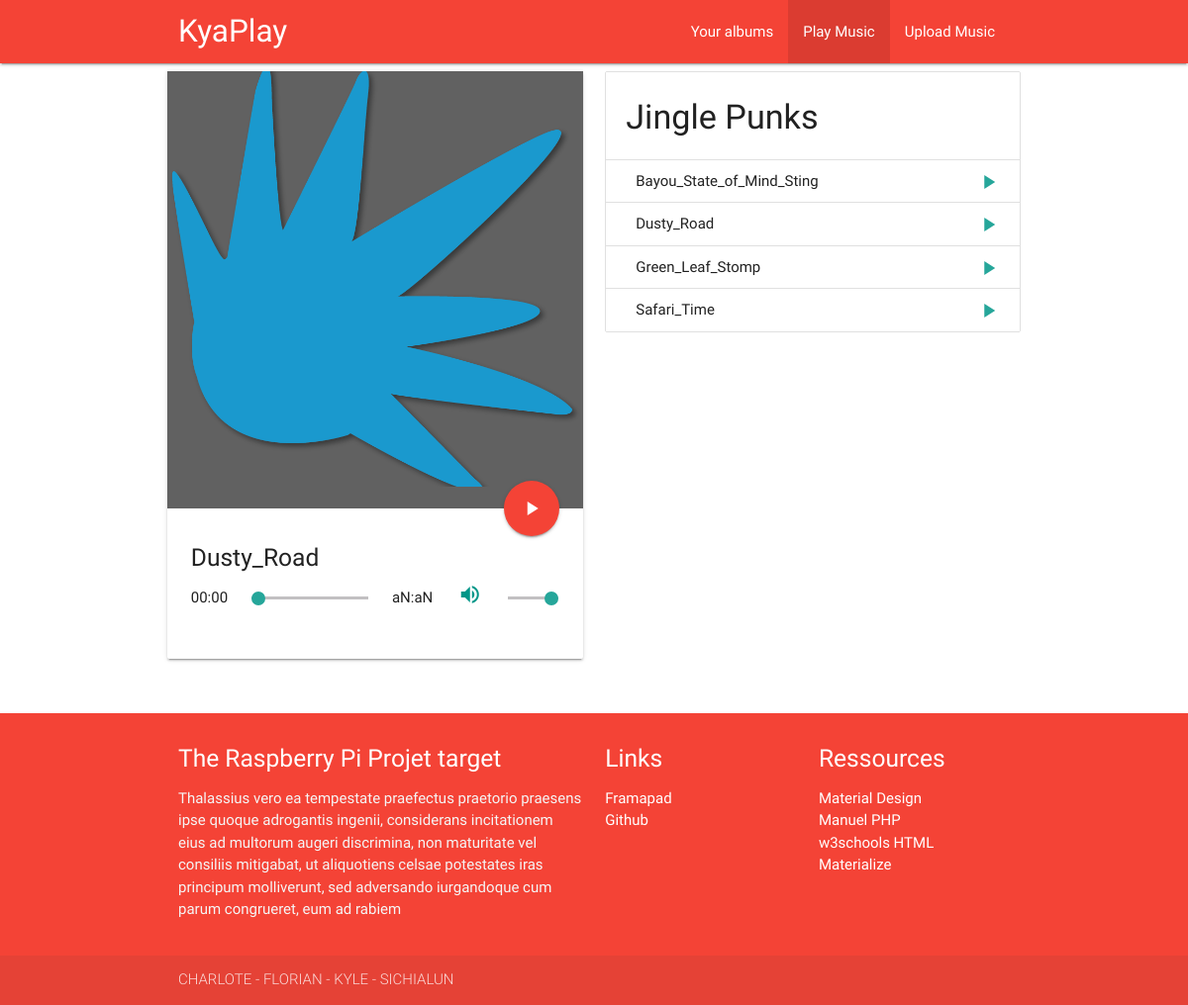
The app's page /index.php?page=play&song=2 with its own data.
### tables this page shows
CREATE TABLE `song` (
  `idSong` int(11) NOT NULL,
  `title` varchar(255) NOT NULL,
  `autor` varchar(255) NOT NULL,
  `duration` varchar(8) NOT NULL,
  `idAlbum` int(11) DEFAULT NULL,
  `idCategory` int(11) NOT NULL
);

CREATE TABLE `album` (
  `idAlbum` int(11) NOT NULL,
  `title` varchar(255) NOT NULL,
  `autor` varchar(255) NOT NULL,
  `picture` varchar(255) NOT NULL
);

### controllers/c_play.php (called while the page is built, shortened)
<?php
require_once(PATH_MODELS.'SongDAO.php');
$song = new SongDAO(true);
if(isset($_GET['song'])){
    $currentSongId = (int) htmlspecialchars($_GET['song']);
    $songsToDisplay = $song->getAlbumSongs($currentSongId);
    $songInfos = $song->getSongInfos($currentSongId);
    $albumTitle = $songInfos['albumTitle'];
}
else{
    $songsToDisplay = $song->getAllSongs();
    $currentSong = $songsToDisplay[0];
    $currentSongId = $currentSong->get_idSong();
    $songInfos = $song->getSongInfos($currentSongId);
    $albumTitle = 'Your music';
}
$extensionTitle = $songInfos['songTitle'];
$noExtensionTitle = substr($extensionTitle, 0, strripos($extensionTitle, '.'));
require_once(PATH_VIEWS.'play.php');

### index.php (called while the page is built, shortened)
<?php
if(isset($_GET['page']) && is_file(PATH_CONTROLLERS.$_GET['page'].".php"))
	$page = $_GET['page'];
elseif(!isset($_GET['page']))
	$page="welcome";
else
	$page="404";
require_once(PATH_CONTROLLERS.$page.'.php');
?>

### models/Connexion.php (called while the page is built, shortened)
<?php
class Connexion
{
  private $_bdd = null;
  private static $_instance = null;
  private function __construct ()
  {
	$this->_bdd = new PDO('mysql:host='.BD_HOST.'; dbname='.BD_DBNAME.'; charset=utf8', BD_USER, BD_PWD);
	$this->_bdd->setAttribute(PDO::ATTR_ERRMODE, PDO::ERRMODE_EXCEPTION);
  }
  public static function getInstance()
  {
    if(is_null(self::$_instance))
      self::$_instance = new Connexion();
    return self::$_instance;
  }
  public function getBdd()
  {
    return $this->_bdd;
  }
}

### models/DAO.php (called while the page is built, shortened)
<?php
require_once(PATH_MODELS.'Connexion.php');
abstract class DAO
{
  private $_debug;
  public function __construct($debug)
  {
    $this->_debug = $debug;
  }
  private function _requete($sql, $args = null)
  {
    if ($args == null)
    {
	$pdos = Connexion::getInstance()->getBdd()->query($sql);
    }
    else
    {
	$pdos = Connexion::getInstance()->getBdd()->prepare($sql);
	$pdos->execute($args);
    }
    return $pdos;
  }
  protected function queryRow($sql, $args = null)
  {
	try
	{
		$pdos = $this->_requete($sql, $args);
		$res = $pdos->fetch();
	}
	catch(PDOException $e)
	{
	  if($this->_debug)
            die($e->getMessage());
          $this->_erreur = 'query';
	  $res = false;
	}
    return $res;
  }
  protected function queryAll($sql, $args = null)
  {
 	try
	{
		$pdos = $this->_requete($sql, $args);
		$res = $pdos->fetchAll();
	}
	catch(PDOException $e)
	{
	  if($this->_debug)
            die($e->getMessage());
          $this->_erreur = 'query';
	  $res = false;
	}
    return $res;
  }
}

### models/SongDAO.php (called while the page is built, shortened)
<?php
require_once(PATH_MODELS . 'DAO.php');
require_once(PATH_ENTITY. 'Song.php');
class SongDAO extends DAO {
    public function getAlbumSongs($idSong) {
        if ($req = DAO::queryAll("SELECT * FROM song WHERE idAlbum = (SELECT idAlbum FROM song WHERE idSong=$idSong)")) {
            foreach ($req as $song) {
                $res[] = new Song($song['idSong'], $song['title'], $song['autor'], $song['duration'], $song['idAlbum'], $song['idCategory']);
            }
            return $res;
        } else {
            return DAO::getErreur();
        }
    }
    public function getSongInfos($idSong) {
        if ($req = DAO::queryRow("SELECT s.title AS songTitle, a.title AS albumTitle, a.picture AS picture FROM song s JOIN Album a ON s.idAlbum=a.idAlbum WHERE s.idSong=$idSong")) {
            return $req;
        } else {
            return DAO::getErreur();
        }
    }
}

### entity/Song.php (called while the page is built, shortened)
<?php
class Song {
    private $_idSong;
    private $_title;
    function __construct($_idSong, $_title, $_autor, $_duration, $_idAlbum, $_idCategory) {
        $this->_idSong = $_idSong;
        $this->_title = $_title;
    }
    function get_idSong() {
        return $this->_idSong;
    }
    function get_title() {
        return $this->_title;
    }
}

### views/v_play.php (the view, shortened to what this page needs)
<div class="row">
    <div class="col s12 m6">
        <div class="card">
            <div class="grey darken-2 card-image">
                <img src="<?= PATH_IMAGES . $songInfos['picture'] ?>" onClick="togglePlay()">
                <a class="btn-floating btn-large halfway-fab waves-effect waves-light red" onClick="togglePlay()"><i class="material-icons" id="PausePlay">play_arrow</i></a>
            </div>
            <div class="card-content">
                <h5><?= $noExtensionTitle ?></h5>
                <div class="row valign-wrapper">
                    <div class="col s2" id="position"></div>
                    <div class="col s6 range-field valign-wrapper"><input id="seekbar" type="range" min="0" max="" step="2" oninput="setSeek(this.value)" onchange="setSeek(this.value)"></div>
                    <div class="col s2 center-align" id="total"></div>
                    <div class="col s2 center-align"><a class="" onClick="toggleMute()"><i class="material-icons teal-text lighten-1" id="Muted">volume_up</i></a></div>
                    <div class="col s3 range-field valign-wrapper"><input id="vol-control" type="range" min="0" max="100" step="1" oninput="SetVolume(this.value)" onchange="SetVolume(this.value)"></div>
                </div>
            </div>
        </div>
    </div>
    <div class="col s12 m6">
        <ul class="collection with-header">
            <li class="collection-header"><h4><?= $albumTitle ?></h4></li>
            <?php
            foreach ($songsToDisplay as $song) {
                $songTitle = $song->get_title();
                ?>
                <li class="collection-item">
                    <div><?= substr($songTitle, 0, strripos($songTitle, '.')) ?>
                        <a href="<?= PLAY_SONG_PAGE . $song->get_idSong() ?>" class="secondary-content">
                            <i class="material-icons">play_arrow</i>
                        </a>
                    </div>
                </li>
                <?php
            }
            ?>
        </ul>
    </div>
</div>

### records on screen
song: idAlbum.picture (picture), title "Dusty_Road", idAlbum.title "Jingle Punks"
song: title "Bayou_State_of_Mind_Sting"
song: title "Green_Leaf_Stomp"
song: title "Safari_Time"

### other values on screen
AUTEUR "CHARLOTE - FLORIAN - KYLE - SICHIALUN"
